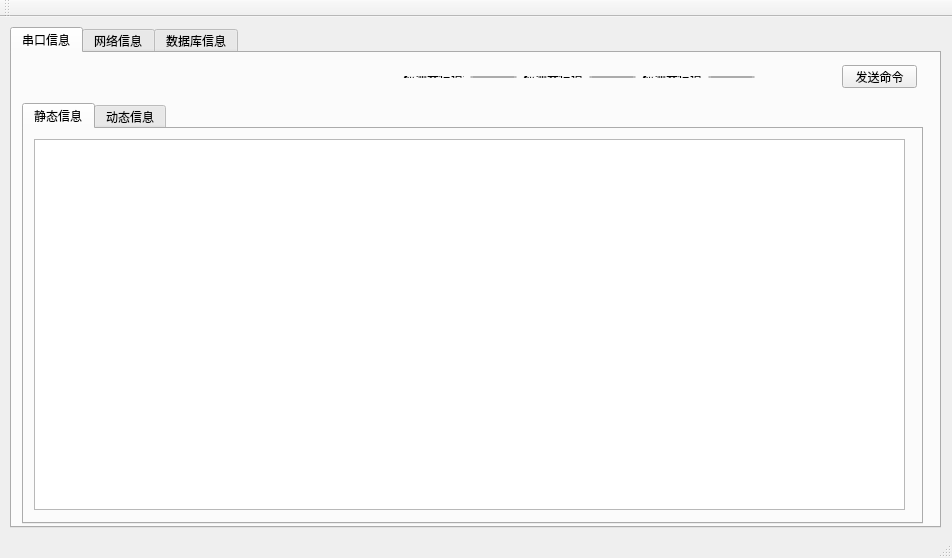
<?xml version="1.0" encoding="UTF-8"?>
<ui version="4.0">
 <class>MainWindow</class>
 <widget class="QMainWindow" name="MainWindow">
  <property name="geometry">
   <rect>
    <x>0</x>
    <y>0</y>
    <width>952</width>
    <height>558</height>
   </rect>
  </property>
  <property name="windowTitle">
   <string>占道停车服务器</string>
  </property>
  <widget class="QWidget" name="centralWidget">
   <widget class="QTabWidget" name="tabWidget">
    <property name="geometry">
     <rect>
      <x>10</x>
      <y>10</y>
      <width>931</width>
      <height>501</height>
     </rect>
    </property>
    <property name="currentIndex">
     <number>0</number>
    </property>
    <widget class="QWidget" name="tabPort">
     <attribute name="title">
      <string>串口信息</string>
     </attribute>
     <widget class="QPushButton" name="btnPortCmd">
      <property name="geometry">
       <rect>
        <x>830</x>
        <y>12</y>
        <width>75</width>
        <height>23</height>
       </rect>
      </property>
      <property name="text">
       <string>发送命令</string>
      </property>
     </widget>
     <widget class="QWidget" name="layoutWidget">
      <property name="geometry">
       <rect>
        <x>380</x>
        <y>12</y>
        <width>374</width>
        <height>24</height>
       </rect>
      </property>
      <layout class="QHBoxLayout" name="horizontalLayout_2">
       <item>
        <widget class="QLabel" name="lblCmd0">
         <property name="text">
          <string>检测器信道号</string>
         </property>
        </widget>
       </item>
       <item>
        <widget class="QSpinBox" name="sbCmd0">
         <property name="maximum">
          <number>999</number>
         </property>
         <property name="value">
          <number>1</number>
         </property>
        </widget>
       </item>
       <item>
        <widget class="QLabel" name="lblCmd1">
         <property name="text">
          <string>检测器信道号</string>
         </property>
        </widget>
       </item>
       <item>
        <widget class="QSpinBox" name="sbCmd1">
         <property name="maximum">
          <number>999</number>
         </property>
         <property name="value">
          <number>1</number>
         </property>
        </widget>
       </item>
       <item>
        <widget class="QLabel" name="lblCmd2">
         <property name="text">
          <string>检测器信道号</string>
         </property>
        </widget>
       </item>
       <item>
        <widget class="QSpinBox" name="sbCmd2">
         <property name="maximum">
          <number>999</number>
         </property>
         <property name="value">
          <number>1</number>
         </property>
        </widget>
       </item>
      </layout>
     </widget>
     <widget class="QWidget" name="layoutWidget">
      <property name="geometry">
       <rect>
        <x>140</x>
        <y>12</y>
        <width>211</width>
        <height>22</height>
       </rect>
      </property>
      <layout class="QHBoxLayout" name="horizontalLayout_3">
       <item>
        <widget class="QLabel" name="label_2">
         <property name="text">
          <string>M77R/M77指令</string>
         </property>
        </widget>
       </item>
       <item>
        <widget class="QComboBox" name="cbM77Cmd"/>
       </item>
      </layout>
     </widget>
     <widget class="QWidget" name="layoutWidget">
      <property name="geometry">
       <rect>
        <x>10</x>
        <y>12</y>
        <width>101</width>
        <height>22</height>
       </rect>
      </property>
      <layout class="QHBoxLayout" name="horizontalLayout">
       <item>
        <widget class="QLabel" name="label">
         <property name="text">
          <string>串口</string>
         </property>
        </widget>
       </item>
       <item>
        <widget class="QComboBox" name="cbComM77R"/>
       </item>
      </layout>
     </widget>
     <widget class="QTabWidget" name="tabWidget_2">
      <property name="geometry">
       <rect>
        <x>10</x>
        <y>50</y>
        <width>901</width>
        <height>421</height>
       </rect>
      </property>
      <property name="currentIndex">
       <number>0</number>
      </property>
      <widget class="QWidget" name="tab">
       <attribute name="title">
        <string>静态信息</string>
       </attribute>
       <widget class="QPlainTextEdit" name="txtPortStaticLog">
        <property name="geometry">
         <rect>
          <x>10</x>
          <y>10</y>
          <width>871</width>
          <height>371</height>
         </rect>
        </property>
        <property name="readOnly">
         <bool>true</bool>
        </property>
       </widget>
      </widget>
      <widget class="QWidget" name="tab_2">
       <attribute name="title">
        <string>动态信息</string>
       </attribute>
       <widget class="QPlainTextEdit" name="txtPortDynamicLog">
        <property name="geometry">
         <rect>
          <x>10</x>
          <y>10</y>
          <width>871</width>
          <height>371</height>
         </rect>
        </property>
       </widget>
      </widget>
     </widget>
    </widget>
    <widget class="QWidget" name="tabNetwork">
     <attribute name="title">
      <string>网络信息</string>
     </attribute>
     <widget class="QWidget" name="layoutWidget">
      <property name="geometry">
       <rect>
        <x>670</x>
        <y>11</y>
        <width>231</width>
        <height>25</height>
       </rect>
      </property>
      <layout class="QHBoxLayout" name="horizontalLayout_5">
       <item>
        <widget class="QPushButton" name="btnStartListen">
         <property name="text">
          <string>启动侦听</string>
         </property>
        </widget>
       </item>
       <item>
        <widget class="QPushButton" name="btnStopListen">
         <property name="text">
          <string>停止侦听</string>
         </property>
        </widget>
       </item>
      </layout>
     </widget>
     <widget class="QWidget" name="layoutWidget">
      <property name="geometry">
       <rect>
        <x>10</x>
        <y>11</y>
        <width>281</width>
        <height>24</height>
       </rect>
      </property>
      <layout class="QHBoxLayout" name="horizontalLayout_4">
       <item>
        <widget class="QLabel" name="label_4">
         <property name="text">
          <string>侦听端口</string>
         </property>
        </widget>
       </item>
       <item>
        <widget class="QSpinBox" name="sbPort">
         <property name="minimum">
          <number>1024</number>
         </property>
         <property name="maximum">
          <number>65535</number>
         </property>
         <property name="value">
          <number>6000</number>
         </property>
        </widget>
       </item>
       <item>
        <widget class="QLabel" name="label_5">
         <property name="text">
          <string>侦听等待最大连接数</string>
         </property>
        </widget>
       </item>
       <item>
        <widget class="QSpinBox" name="sbMaxConn">
         <property name="minimum">
          <number>1</number>
         </property>
         <property name="maximum">
          <number>10000</number>
         </property>
         <property name="value">
          <number>100</number>
         </property>
        </widget>
       </item>
      </layout>
     </widget>
     <widget class="QTabWidget" name="tabWidget_3">
      <property name="geometry">
       <rect>
        <x>10</x>
        <y>50</y>
        <width>901</width>
        <height>421</height>
       </rect>
      </property>
      <property name="currentIndex">
       <number>0</number>
      </property>
      <widget class="QWidget" name="tab_3">
       <attribute name="title">
        <string>静态信息</string>
       </attribute>
       <widget class="QPlainTextEdit" name="txtNetworkStaticLog">
        <property name="geometry">
         <rect>
          <x>10</x>
          <y>10</y>
          <width>871</width>
          <height>371</height>
         </rect>
        </property>
        <property name="readOnly">
         <bool>true</bool>
        </property>
       </widget>
      </widget>
      <widget class="QWidget" name="tab_4">
       <attribute name="title">
        <string>动态信息</string>
       </attribute>
       <widget class="QPlainTextEdit" name="txtNetworkDynamicLog">
        <property name="geometry">
         <rect>
          <x>10</x>
          <y>10</y>
          <width>871</width>
          <height>371</height>
         </rect>
        </property>
       </widget>
      </widget>
     </widget>
    </widget>
    <widget class="QWidget" name="tabDatabase">
     <attribute name="title">
      <string>数据库信息</string>
     </attribute>
     <widget class="QWidget" name="layoutWidget_2">
      <property name="geometry">
       <rect>
        <x>670</x>
        <y>11</y>
        <width>231</width>
        <height>25</height>
       </rect>
      </property>
      <layout class="QHBoxLayout" name="horizontalLayout_7">
       <item>
        <widget class="QPushButton" name="btnHide">
         <property name="text">
          <string/>
         </property>
        </widget>
       </item>
       <item>
        <widget class="QPushButton" name="btnConnectDb">
         <property name="text">
          <string>保存</string>
         </property>
        </widget>
       </item>
      </layout>
     </widget>
     <widget class="QWidget" name="layoutWidget">
      <property name="geometry">
       <rect>
        <x>11</x>
        <y>11</y>
        <width>341</width>
        <height>24</height>
       </rect>
      </property>
      <layout class="QHBoxLayout" name="horizontalLayout_6">
       <item>
        <widget class="QLabel" name="label_3">
         <property name="text">
          <string>数据库服务器IP</string>
         </property>
        </widget>
       </item>
       <item>
        <widget class="QLineEdit" name="edtServerIP">
         <property name="text">
          <string>127.0.0.1</string>
         </property>
        </widget>
       </item>
       <item>
        <widget class="QLabel" name="label_6">
         <property name="text">
          <string>服务端口</string>
         </property>
        </widget>
       </item>
       <item>
        <widget class="QSpinBox" name="sbServicePort">
         <property name="minimum">
          <number>1024</number>
         </property>
         <property name="maximum">
          <number>65535</number>
         </property>
         <property name="value">
          <number>3306</number>
         </property>
        </widget>
       </item>
      </layout>
     </widget>
     <widget class="QTabWidget" name="tabWidget_4">
      <property name="geometry">
       <rect>
        <x>10</x>
        <y>50</y>
        <width>901</width>
        <height>421</height>
       </rect>
      </property>
      <property name="currentIndex">
       <number>0</number>
      </property>
      <widget class="QWidget" name="tab_5">
       <attribute name="title">
        <string>静态信息</string>
       </attribute>
       <widget class="QPlainTextEdit" name="txtDatabaseStaticLog">
        <property name="geometry">
         <rect>
          <x>10</x>
          <y>10</y>
          <width>871</width>
          <height>371</height>
         </rect>
        </property>
        <property name="readOnly">
         <bool>true</bool>
        </property>
       </widget>
      </widget>
      <widget class="QWidget" name="tab_6">
       <attribute name="title">
        <string>动态信息</string>
       </attribute>
       <widget class="QPlainTextEdit" name="txtDatabaseDynamicLog">
        <property name="geometry">
         <rect>
          <x>10</x>
          <y>10</y>
          <width>871</width>
          <height>371</height>
         </rect>
        </property>
       </widget>
      </widget>
     </widget>
    </widget>
   </widget>
  </widget>
  <widget class="QMenuBar" name="menuBar">
   <property name="geometry">
    <rect>
     <x>0</x>
     <y>0</y>
     <width>952</width>
     <height>19</height>
    </rect>
   </property>
  </widget>
  <widget class="QToolBar" name="mainToolBar">
   <attribute name="toolBarArea">
    <enum>TopToolBarArea</enum>
   </attribute>
   <attribute name="toolBarBreak">
    <bool>false</bool>
   </attribute>
  </widget>
  <widget class="QStatusBar" name="statusBar"/>
 </widget>
 <layoutdefault spacing="6" margin="11"/>
 <resources/>
 <connections/>
</ui>
